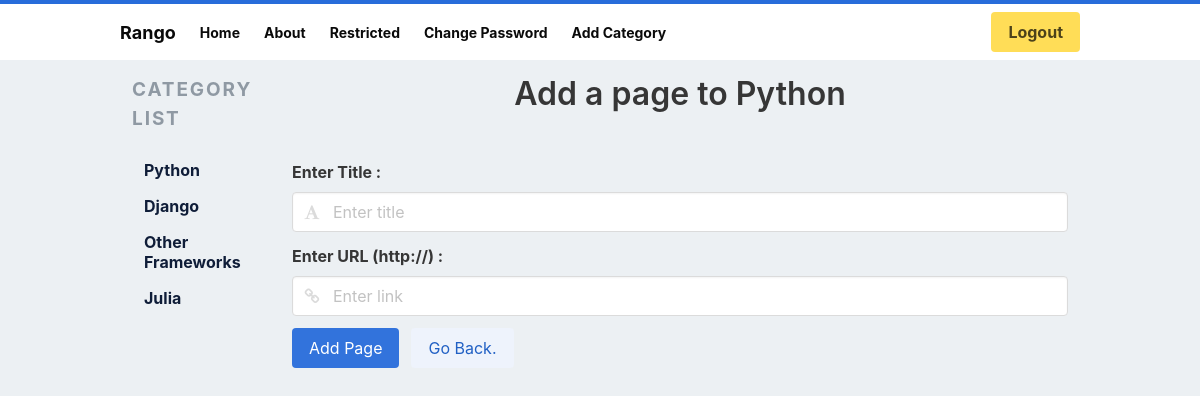
/rango/category/python/add_page/ (signed in), run on an earlier commit of the app's database.
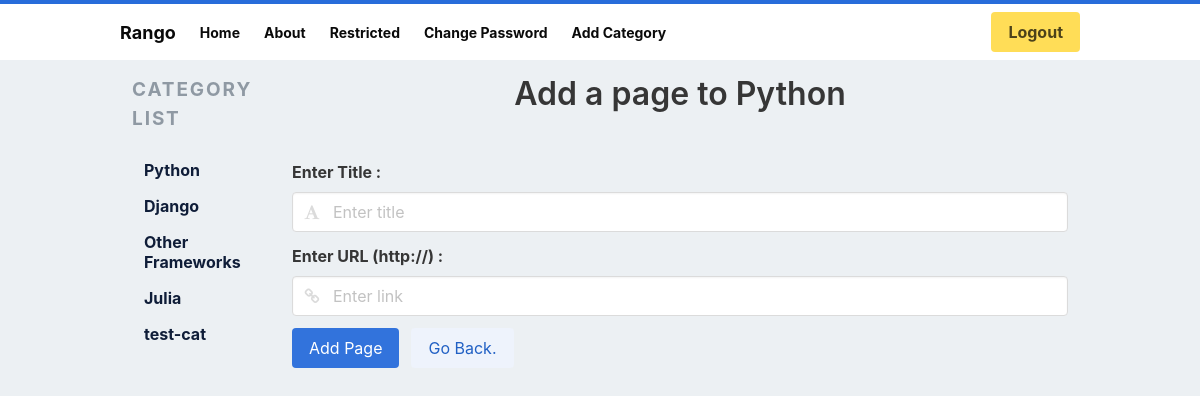
And on a later commit of the database.
### rango/models.py (models this page shows, shortened)
class Category(models.Model):
    NAME_MAX_LENGTH = 128
    name = models.CharField(max_length=NAME_MAX_LENGTH, unique = True)
    views = models.IntegerField(default=0) # exercise question
    likes = models.IntegerField(default=0) # exercise question
    slug = models.SlugField(unique=True)
    class Meta:
        verbose_name_plural = "Categories" # for fixing 'Categorys'

### rango/views.py (the view, shortened to what this page needs)
# urls.py: path('category/<slug:category_name_slug>/add_page/', views.add_page, name='add_page'),
@login_required
def add_page(request, category_name_slug):
    try:
        category = Category.objects.get(slug=category_name_slug)
    except:
        category = None
    if category is None:
        return redirect(reverse('rango:index'))
    form = PageForm()
    context_dict = {'form': form, 'category': category}
    return render(request, 'rango/add_page.html', context=context_dict)

### rango/forms.py (shortened to what this page needs)
class PageForm(forms.ModelForm):
    title = forms.CharField(max_length=Page.TITLE_MAX_LENGTH, help_text='Please Enter Title of the Page')
    url = forms.URLField(max_length=200, help_text='Please Enter URL of the Page.')
    views = forms.IntegerField(widget = forms.HiddenInput(), initial = 0)
    class Meta:
        model = Page
        exclude = ('category',)

### rango/templatetags/rango_template_tags.py (called while the page is built)
@register.inclusion_tag('rango/categories.html')
def get_category_list(current_category=None):
    return {'categories': Category.objects.all(),
            'current_category':current_category}

### templates/rango/add_page.html (shortened to what this page needs)
{% extends 'rango/base.html' %}
{% load staticfiles %}
{% block body_block %}
<center>
    <h3 class="title is-3">Add a page to {{ category.name }}</h3><br>
</center>
    <form action="{% url 'rango:add_page' category.slug %}" id="add_page_form" method="POST">
        <div class="field">
            <label for="id_name" class="label">Enter Title  : </label>
            <div class="control has-icons-left">
                <input type="text" class="input" placeholder="Enter title" maxlength="128" required id="id_title" name="title">
                <span class="icon is-small is-left"></span>
            </div>
        </div>
        <div class="field">
            <label for="id_name" class="label">Enter URL (http://) : </label>
            <div class="control has-icons-left">
                <input type="url" class="input" placeholder="Enter link" maxlength="200" name="url" required id="id_url">
                <span class="icon is-small is-left"></span>
            </div>
        </div>
        <div class="field is-grouped">
            <div class="control">
                <input class="button is-link" type="submit" name="submit" value="Add Page">
            </div>
            <div class="control">
                <a class="button is-link is-light" href="/rango">Go Back.</a>
            </div>
        </div>
    </form>
{% endblock %}

### templates/rango/categories.html
{% for c in categories %}
    {% if c == current_category %}
    <li>
        <b>
            <a href="{% url 'rango:show_category' c.slug %}">{{ c.name }}</a>
        </b>
    </li>
    {% else %}
    <li>
        <a href="{% url 'rango:show_category' c.slug %}">{{ c.name }}</a>
    </li>
    {% endif %}
{% endfor %}

What changed in the data, as far as the page shows it:
added Category: name "test-cat"
